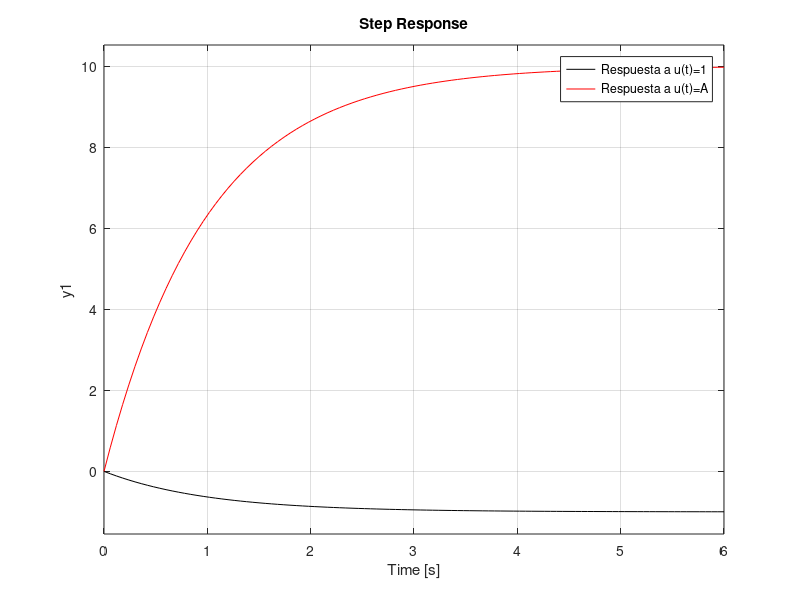
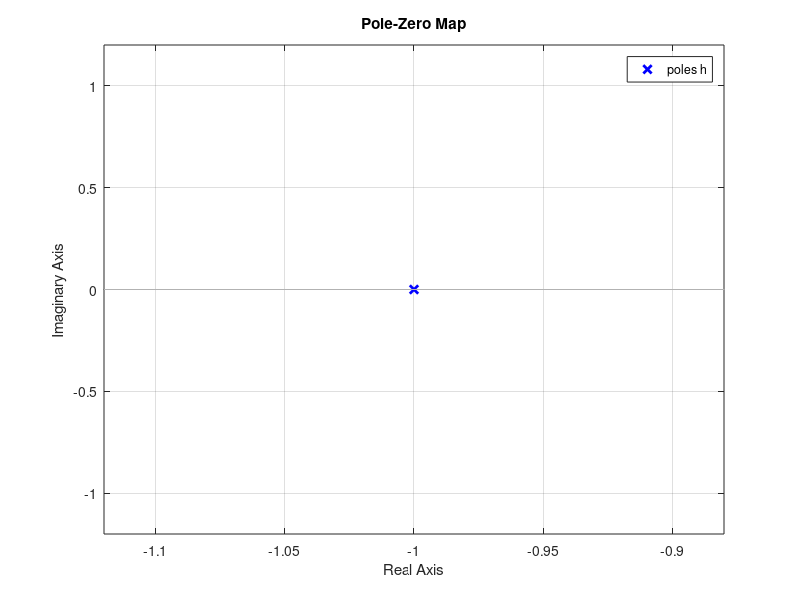
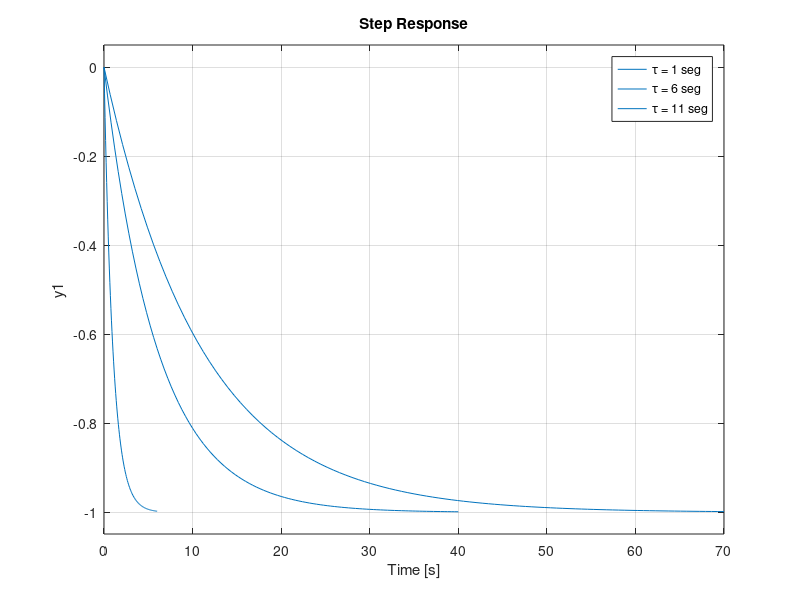

Here is the MATLAB script that generated these plots, in order:
clc
clear
close all


%----------definir parametros-----
k=-1;
tao=1;
A= -10;

h=tf(k,[tao 1]);
step(h,'k')
hold on
step(A*h,'r')
legend('Respuesta a u(t)=1', 'Respuesta a u(t)=A')

figure
pzmap(h,'b')

tao = 1:5:15;
figure
for i=1:length(tao)
    h2=tf(k,[tao(i) 1]);
    step(h2)
    hold on
end

legend('\tau = 1 seg','\tau = 6 seg','\tau = 11 seg')
